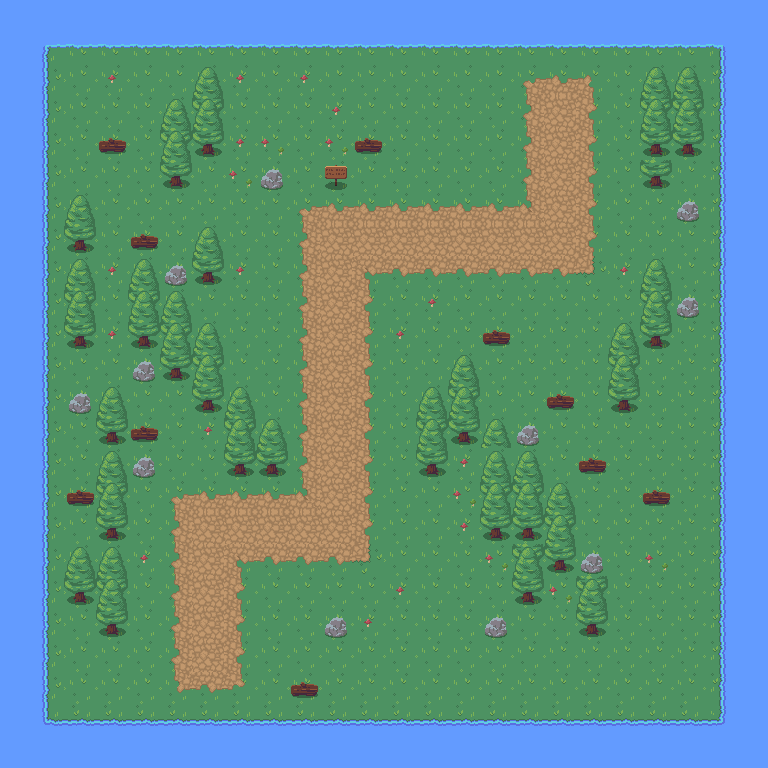

Rendered tile map (Tiled .tmx) drawn with the repository's tilesets; below, a short description and the full map source, tile grids included:
An orthogonal 24x24 tile map with 32x32 px tiles, 2 tile layers (layer1, layer2).

<map version="1.10" tiledversion="1.11.2" orientation="orthogonal" renderorder="right-down" width="24" height="24" tilewidth="32" tileheight="32" infinite="0" nextlayerid="3" nextobjectid="1">
 <tileset firstgid="1" source="tileset.tsx" />
 <layer id="1" name="layer1" width="24" height="24">
  <data encoding="csv">
41,41,41,41,41,41,41,41,41,41,41,41,41,41,41,41,41,41,41,41,41,41,41,41,
41,41,41,41,41,41,41,41,41,41,41,41,41,41,41,41,41,41,41,41,41,41,41,41,
41,41,41,41,41,41,41,41,41,41,41,41,41,41,41,41,41,41,41,41,41,41,41,41,
41,41,41,41,41,41,41,41,41,41,41,41,41,41,41,41,41,41,41,41,41,41,41,41,
41,41,41,41,41,41,41,41,41,41,41,41,41,41,41,41,41,41,41,41,41,41,41,41,
41,41,41,41,41,41,41,41,41,41,41,41,41,41,41,41,41,41,41,41,41,41,41,41,
41,41,41,41,41,41,41,41,41,41,41,41,41,41,41,41,41,41,41,41,41,41,41,41,
41,41,41,41,41,41,41,41,41,41,41,41,41,41,41,41,41,41,41,41,41,41,41,41,
41,41,41,41,41,41,41,41,41,41,41,41,41,41,41,41,41,41,41,41,41,41,41,41,
41,41,41,41,41,41,41,41,41,41,41,41,41,41,41,41,41,41,41,41,41,41,41,41,
41,41,41,41,41,41,41,41,41,41,41,41,41,41,41,41,41,41,41,41,41,41,41,41,
41,41,41,41,41,41,41,41,41,41,41,41,41,41,41,41,41,41,41,41,41,41,41,41,
41,41,41,41,41,41,41,41,41,41,41,41,41,41,41,41,41,41,41,41,41,41,41,41,
41,41,41,41,41,41,41,41,41,41,41,41,41,41,41,41,41,41,41,41,41,41,41,41,
41,41,41,41,41,41,41,41,41,41,41,41,41,41,41,41,41,41,41,41,41,41,41,41,
41,41,41,41,41,41,41,41,41,41,41,41,41,41,41,41,41,41,41,41,41,41,41,41,
41,41,41,41,41,41,41,41,41,41,41,41,41,41,41,41,41,41,41,41,41,41,41,41,
41,41,41,41,41,41,41,41,41,41,41,41,41,41,41,41,41,41,41,41,41,41,41,41,
41,41,41,41,41,41,41,41,41,41,41,41,41,41,41,41,41,41,41,41,41,41,41,41,
41,41,41,41,41,41,41,41,41,41,41,41,41,41,41,41,41,41,41,41,41,41,41,41,
41,41,41,41,41,41,41,41,41,41,41,41,41,41,41,41,41,41,41,41,41,41,41,41,
41,41,41,41,41,41,41,41,41,41,41,41,41,41,41,41,41,41,41,41,41,41,41,41,
41,41,41,41,41,41,41,41,41,41,41,41,41,41,41,41,41,41,41,41,41,41,41,41,
41,41,41,41,41,41,41,41,41,41,41,41,41,41,41,41,41,41,41,41,41,41,41,41
</data>
 </layer>
 <layer id="2" name="layer2" width="24" height="24">
  <data encoding="csv">
152,152,152,152,152,152,152,152,152,152,152,152,152,152,152,152,152,152,152,152,152,152,152,152,
152,66,67,67,67,67,67,67,67,67,67,67,67,67,67,67,67,67,67,67,67,67,68,152,
152,86,0,4,0,0,1,4,0,4,0,0,0,0,0,0,126,127,128,0,1,1,88,152,
152,86,0,0,0,1,2,0,0,0,4,0,0,0,0,0,146,147,148,0,2,2,88,152,
152,86,0,5,0,2,21,4,24,0,24,5,0,0,0,0,146,147,148,0,21,21,88,152,
152,86,0,0,0,21,0,24,23,0,3,0,0,0,0,0,146,147,148,0,21,0,88,152,
152,86,1,0,0,0,0,0,0,126,127,127,127,127,127,127,150,147,148,0,0,23,88,152,
152,86,21,0,5,0,1,0,0,146,147,147,147,147,147,147,147,147,148,0,0,0,88,152,
152,86,1,4,1,23,21,4,0,146,147,129,167,167,167,167,167,167,85,4,1,0,88,152,
152,86,2,0,2,1,0,0,0,146,147,148,0,4,0,0,0,0,0,0,2,23,88,152,
152,86,21,4,21,2,1,0,0,146,147,148,4,0,0,5,0,0,0,1,21,0,88,152,
152,86,0,0,23,21,2,0,0,146,147,148,0,0,1,0,0,0,0,2,0,0,88,152,
152,86,23,1,0,0,21,1,0,146,147,148,0,1,2,0,0,5,0,21,0,0,88,152,
152,86,0,21,5,0,4,2,1,146,147,148,0,2,21,1,23,0,0,0,0,0,88,152,
152,86,0,1,23,0,0,21,21,146,147,148,0,21,4,1,1,0,5,0,0,0,88,152,
152,86,5,2,0,126,127,127,127,150,147,148,0,0,24,2,2,1,0,0,5,0,88,152,
152,86,0,21,0,146,147,147,147,147,147,148,0,0,4,21,21,2,0,0,0,0,88,152,
152,86,1,1,4,146,147,129,167,167,167,85,0,0,0,24,2,21,23,0,24,0,88,152,
152,86,21,2,0,146,147,148,0,0,0,0,4,0,0,0,21,24,2,0,0,0,88,152,
152,86,0,21,0,146,147,148,0,0,23,4,0,0,0,23,0,0,21,0,0,0,88,152,
152,86,0,0,0,146,147,148,0,0,0,0,0,0,0,0,0,0,0,0,0,0,88,152,
152,86,0,0,0,166,167,168,0,5,0,0,0,0,0,0,0,0,0,0,0,0,88,152,
152,106,107,107,107,107,107,107,107,107,107,107,107,107,107,107,107,107,107,107,107,107,108,152,
152,152,152,152,152,152,152,152,152,152,152,152,152,152,152,152,152,152,152,152,152,152,152,152
</data>
 </layer>
</map>
